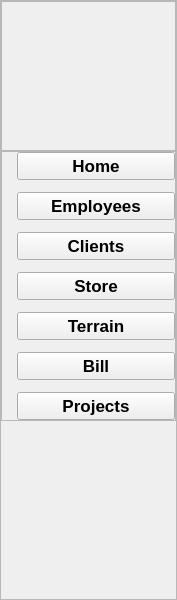
    <widget class="QWidget" name="leftMenu" native="true">
     <property name="geometry">
      <rect>
       <x>20</x>
       <y>10</y>
       <width>177</width>
       <height>600</height>
      </rect>
     </property>
     <property name="minimumSize">
      <size>
       <width>177</width>
       <height>600</height>
      </size>
     </property>
     <property name="maximumSize">
      <size>
       <width>177</width>
       <height>600</height>
      </size>
     </property>
     <property name="styleSheet">
      <string notr="true"/>
     </property>
     <layout class="QVBoxLayout" name="verticalLayout_11">
      <property name="spacing">
       <number>0</number>
      </property>
      <property name="leftMargin">
       <number>0</number>
      </property>
      <property name="topMargin">
       <number>0</number>
      </property>
      <property name="rightMargin">
       <number>0</number>
      </property>
      <property name="bottomMargin">
       <number>0</number>
      </property>
      <item>
       <widget class="QFrame" name="frame_15">
        <property name="frameShape">
         <enum>QFrame::StyledPanel</enum>
        </property>
        <property name="frameShadow">
         <enum>QFrame::Raised</enum>
        </property>
        <layout class="QVBoxLayout" name="verticalLayout_12">
         <property name="spacing">
          <number>0</number>
         </property>
         <property name="leftMargin">
          <number>0</number>
         </property>
         <property name="topMargin">
          <number>0</number>
         </property>
         <property name="rightMargin">
          <number>0</number>
         </property>
         <property name="bottomMargin">
          <number>0</number>
         </property>
         <item>
          <widget class="QFrame" name="frame_16">
           <property name="minimumSize">
            <size>
             <width>150</width>
             <height>150</height>
            </size>
           </property>
           <property name="maximumSize">
            <size>
             <width>200</width>
             <height>150</height>
            </size>
           </property>
           <property name="frameShape">
            <enum>QFrame::StyledPanel</enum>
           </property>
           <property name="frameShadow">
            <enum>QFrame::Raised</enum>
           </property>
           <widget class="QLabel" name="label_44">
            <property name="geometry">
             <rect>
              <x>-20</x>
              <y>-40</y>
              <width>230</width>
              <height>230</height>
             </rect>
            </property>
            <property name="minimumSize">
             <size>
              <width>230</width>
              <height>230</height>
             </size>
            </property>
            <property name="maximumSize">
             <size>
              <width>230</width>
              <height>230</height>
             </size>
            </property>
            <property name="text">
             <string/>
            </property>
            <property name="pixmap">
             <pixmap>../logo.png</pixmap>
            </property>
            <property name="scaledContents">
             <bool>true</bool>
            </property>
           </widget>
          </widget>
         </item>
         <item alignment="Qt::AlignTop">
          <widget class="QFrame" name="frame_17">
           <property name="frameShape">
            <enum>QFrame::StyledPanel</enum>
           </property>
           <property name="frameShadow">
            <enum>QFrame::Raised</enum>
           </property>
           <layout class="QVBoxLayout" name="verticalLayout_13">
            <property name="spacing">
             <number>12</number>
            </property>
            <property name="leftMargin">
             <number>15</number>
            </property>
            <property name="topMargin">
             <number>0</number>
            </property>
            <property name="rightMargin">
             <number>0</number>
            </property>
            <property name="bottomMargin">
             <number>0</number>
            </property>
            <item>
             <widget class="QPushButton" name="pushButton_12">
              <property name="font">
               <font>
                <pointsize>13</pointsize>
                <bold>true</bold>
               </font>
              </property>
              <property name="text">
               <string>Home</string>
              </property>
              <property name="icon">
               <iconset resource="resources.qrc">
                <normaloff>:/whiteIcons/assets/icons/white/home.svg</normaloff>:/whiteIcons/assets/icons/white/home.svg</iconset>
              </property>
              <property name="iconSize">
               <size>
                <width>24</width>
                <height>24</height>
               </size>
              </property>
             </widget>
            </item>
            <item>
             <widget class="QPushButton" name="pushButton_13">
              <property name="font">
               <font>
                <pointsize>13</pointsize>
                <bold>true</bold>
               </font>
              </property>
              <property name="text">
               <string>Employees</string>
              </property>
              <property name="iconSize">
               <size>
                <width>24</width>
                <height>24</height>
               </size>
              </property>
             </widget>
            </item>
            <item>
             <widget class="QPushButton" name="pushButton_14">
              <property name="font">
               <font>
                <pointsize>13</pointsize>
                <bold>true</bold>
               </font>
              </property>
              <property name="text">
               <string>Clients</string>
              </property>
              <property name="iconSize">
               <size>
                <width>24</width>
                <height>24</height>
               </size>
              </property>
             </widget>
            </item>
            <item>
             <widget class="QPushButton" name="pushButton_15">
              <property name="font">
               <font>
                <pointsize>13</pointsize>
                <bold>true</bold>
               </font>
              </property>
              <property name="text">
               <string>Store</string>
              </property>
              <property name="iconSize">
               <size>
                <width>24</width>
                <height>24</height>
               </size>
              </property>
             </widget>
            </item>
            <item>
             <widget class="QPushButton" name="pushButton_16">
              <property name="font">
               <font>
                <pointsize>13</pointsize>
                <bold>true</bold>
               </font>
              </property>
              <property name="text">
               <string>Terrain</string>
              </property>
             </widget>
            </item>
            <item>
             <widget class="QPushButton" name="pushButton_17">
              <property name="font">
               <font>
                <pointsize>13</pointsize>
                <bold>true</bold>
               </font>
              </property>
              <property name="text">
               <string>Bill</string>
              </property>
             </widget>
            </item>
            <item>
             <widget class="QPushButton" name="pushButton_18">
              <property name="font">
               <font>
                <pointsize>13</pointsize>
                <bold>true</bold>
               </font>
              </property>
              <property name="text">
               <string>Projects</string>
              </property>
              <property name="iconSize">
               <size>
                <width>24</width>
                <height>24</height>
               </size>
              </property>
             </widget>
            </item>
           </layout>
          </widget>
         </item>
        </layout>
       </widget>
      </item>
     </layout>
    </widget>
